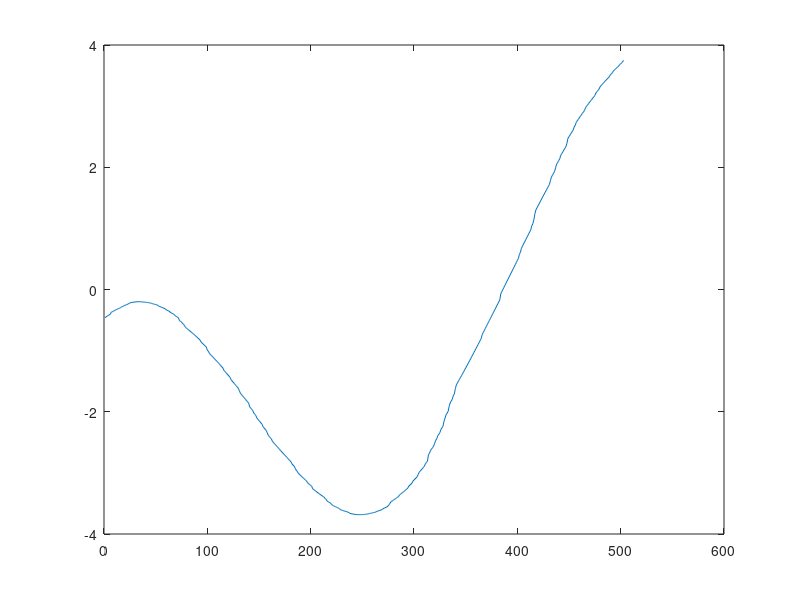

The MATLAB script that drew this image:
% Gera dados da fun��o para treinamento e valida��o

clear;
close all;
clc;

% gera fun��es
x = 0 : 0.01 : 2*pi;
f1 = sin(x);
f2 = cos(x);
f3 = x;
a = [-pi 0.565 2.657 0.674];
F = a(1) + a(2)*f1 + a(3)*f2 + a(4)*f3;

% �ndices permutados randomicamente
idc = randperm(size(x,2));

% �ndice de treinamento
idc_t = sort(idc(1:round(size(x,2)*0.8)));

% �ndice de valida��o
idc_v = sort(idc(round(size(x,2)*0.8)+1:end));

% dados de treinamento
xt = [f1(idc_t)' f2(idc_t)' f3(idc_t)' F(idc_t)'];

% dados de valida��o
xv = [f1(idc_v)' f2(idc_v)' f3(idc_v)' F(idc_v)'];

figure
%subplot(2,1,1);
plot(xt(:,4));
%legend('yt');
%subplot(2,1,2);
%plot(xv(:,4),'r');
%legend('yv');

